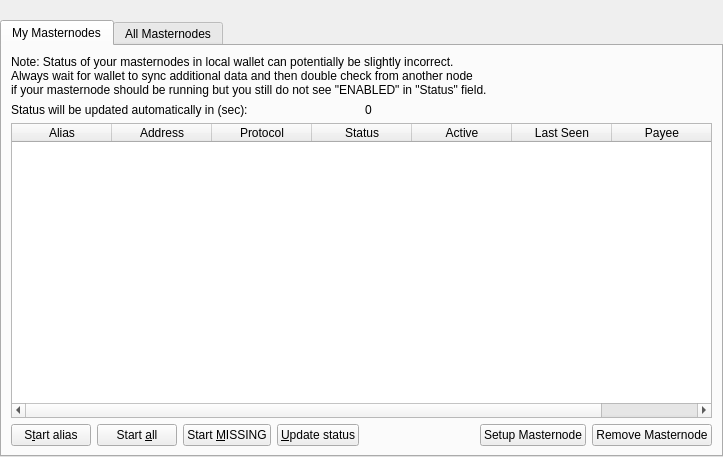
<?xml version="1.0" encoding="UTF-8"?>
<ui version="4.0">
 <class>MasternodeList</class>
 <widget class="QWidget" name="MasternodeList">
  <property name="geometry">
   <rect>
    <x>0</x>
    <y>0</y>
    <width>723</width>
    <height>457</height>
   </rect>
  </property>
  <property name="windowTitle">
   <string>Form</string>
  </property>
  <layout class="QVBoxLayout" name="topLayout">
   <property name="leftMargin">
    <number>0</number>
   </property>
   <property name="topMargin">
    <number>0</number>
   </property>
   <property name="rightMargin">
    <number>0</number>
   </property>
   <property name="bottomMargin">
    <number>0</number>
   </property>
   <item>
    <layout class="QVBoxLayout" name="verticalLayout">
     <property name="bottomMargin">
      <number>0</number>
     </property>
     <item>
      <spacer name="horizontalSpacer0">
       <property name="orientation">
        <enum>Qt::Horizontal</enum>
       </property>
       <property name="sizeHint" stdset="0">
        <size>
         <width>40</width>
         <height>20</height>
        </size>
       </property>
      </spacer>
     </item>
     <item>
      <widget class="QTabWidget" name="tabWidget">
       <property name="currentIndex">
        <number>0</number>
       </property>
       <widget class="QWidget" name="tabMyMasternodes">
        <attribute name="title">
         <string>My Masternodes</string>
        </attribute>
        <layout class="QGridLayout" name="gridLayout_2">
         <item row="0" column="0">
          <layout class="QVBoxLayout" name="verticalLayout_2">
           <property name="spacing">
            <number>6</number>
           </property>
           <property name="bottomMargin">
            <number>0</number>
           </property>
           <item>
            <layout class="QHBoxLayout" name="horizontalLayout_note">
             <property name="bottomMargin">
              <number>0</number>
             </property>
             <item>
              <widget class="QLabel" name="updateNote">
               <property name="text">
                <string>Note: Status of your masternodes in local wallet can potentially be slightly incorrect.&lt;br /&gt;Always wait for wallet to sync additional data and then double check from another node&lt;br /&gt;if your masternode should be running but you still do not see &quot;ENABLED&quot; in &quot;Status&quot; field.</string>
               </property>
              </widget>
             </item>
            </layout>
           </item>
           <item>
            <layout class="QHBoxLayout" name="horizontalLayout">
             <item>
              <widget class="QLabel" name="autoupdate_label">
               <property name="text">
                <string>Status will be updated automatically in (sec):</string>
               </property>
              </widget>
             </item>
             <item>
              <widget class="QLabel" name="secondsLabel">
               <property name="text">
                <string>0</string>
               </property>
              </widget>
             </item>
            </layout>
           </item>
           <item>
            <widget class="QTableWidget" name="tableWidgetMyMasternodes">
             <property name="minimumSize">
              <size>
               <width>695</width>
               <height>0</height>
              </size>
             </property>
             <property name="editTriggers">
              <set>QAbstractItemView::NoEditTriggers</set>
             </property>
             <property name="alternatingRowColors">
              <bool>true</bool>
             </property>
             <property name="selectionMode">
              <enum>QAbstractItemView::SingleSelection</enum>
             </property>
             <property name="selectionBehavior">
              <enum>QAbstractItemView::SelectRows</enum>
             </property>
             <property name="sortingEnabled">
              <bool>true</bool>
             </property>
             <attribute name="horizontalHeaderStretchLastSection">
              <bool>true</bool>
             </attribute>
             <column>
              <property name="text">
               <string>Alias</string>
              </property>
             </column>
             <column>
              <property name="text">
               <string>Address</string>
              </property>
             </column>
             <column>
              <property name="text">
               <string>Protocol</string>
              </property>
             </column>
             <column>
              <property name="text">
               <string>Status</string>
              </property>
             </column>
             <column>
              <property name="text">
               <string>Active</string>
              </property>
             </column>
             <column>
              <property name="text">
               <string>Last Seen</string>
              </property>
             </column>
             <column>
              <property name="text">
               <string>Payee</string>
              </property>
             </column>
            </widget>
           </item>
           <item>
            <layout class="QHBoxLayout" name="horizontalLayout_5">
             <property name="bottomMargin">
              <number>0</number>
             </property>
             <item>
              <widget class="QPushButton" name="startButton">
               <property name="text">
                <string>S&amp;tart alias</string>
               </property>
              </widget>
             </item>
             <item>
              <widget class="QPushButton" name="startAllButton">
               <property name="text">
                <string>Start &amp;all</string>
               </property>
              </widget>
             </item>
             <item>
              <widget class="QPushButton" name="startMissingButton">
               <property name="text">
                <string>Start &amp;MISSING</string>
               </property>
              </widget>
             </item>
             <item>
              <widget class="QPushButton" name="UpdateButton">
               <property name="text">
                <string>&amp;Update status</string>
               </property>
              </widget>
             </item>
             <item>
              <spacer name="horizontalSpacer_5">
               <property name="orientation">
                <enum>Qt::Horizontal</enum>
               </property>
               <property name="sizeHint" stdset="0">
                <size>
                 <width>40</width>
                 <height>20</height>
                </size>
               </property>
              </spacer>
             </item>
             <item>
              <widget class="QPushButton" name="setupMasternodeButton">
               <property name="layoutDirection">
                <enum>Qt::LeftToRight</enum>
               </property>
               <property name="text">
                <string>Setup Masternode</string>
               </property>
              </widget>
             </item>
             <item>
              <widget class="QPushButton" name="removeMasternodeButton">
               <property name="text">
                <string>Remove Masternode</string>
               </property>
              </widget>
             </item>
            </layout>
           </item>
          </layout>
         </item>
        </layout>
       </widget>
       <widget class="QWidget" name="tabAllMasternodes">
        <attribute name="title">
         <string>All Masternodes</string>
        </attribute>
        <layout class="QGridLayout" name="gridLayout">
         <item row="1" column="0">
          <widget class="QTableWidget" name="tableWidgetMasternodes">
           <property name="editTriggers">
            <set>QAbstractItemView::NoEditTriggers</set>
           </property>
           <property name="alternatingRowColors">
            <bool>true</bool>
           </property>
           <property name="selectionBehavior">
            <enum>QAbstractItemView::SelectRows</enum>
           </property>
           <property name="sortingEnabled">
            <bool>true</bool>
           </property>
           <attribute name="horizontalHeaderStretchLastSection">
            <bool>true</bool>
           </attribute>
           <column>
            <property name="text">
             <string>Address</string>
            </property>
           </column>
           <column>
            <property name="text">
             <string>Protocol</string>
            </property>
           </column>
           <column>
            <property name="text">
             <string>Status</string>
            </property>
           </column>
           <column>
            <property name="text">
             <string>Active</string>
            </property>
           </column>
           <column>
            <property name="text">
             <string>Last Seen</string>
            </property>
           </column>
           <column>
            <property name="text">
             <string>Payee</string>
            </property>
           </column>
          </widget>
         </item>
         <item row="0" column="0">
          <layout class="QHBoxLayout" name="horizontalLayout_3">
           <property name="bottomMargin">
            <number>0</number>
           </property>
           <item>
            <widget class="QLabel" name="label_filter">
             <property name="text">
              <string>Filter List:</string>
             </property>
            </widget>
           </item>
           <item>
            <widget class="QLineEdit" name="filterLineEdit">
             <property name="toolTip">
              <string>Filter masternode list</string>
             </property>
            </widget>
           </item>
           <item>
            <spacer name="horizontalSpacer_3">
             <property name="orientation">
              <enum>Qt::Horizontal</enum>
             </property>
             <property name="sizeHint" stdset="0">
              <size>
               <width>10</width>
               <height>20</height>
              </size>
             </property>
            </spacer>
           </item>
           <item>
            <widget class="QLabel" name="label_count">
             <property name="text">
              <string>Node Count:</string>
             </property>
            </widget>
           </item>
           <item>
            <widget class="QLabel" name="countLabel">
             <property name="text">
              <string>0</string>
             </property>
            </widget>
           </item>
          </layout>
         </item>
        </layout>
       </widget>
      </widget>
     </item>
    </layout>
   </item>
  </layout>
 </widget>
 <resources/>
 <connections/>
</ui>
